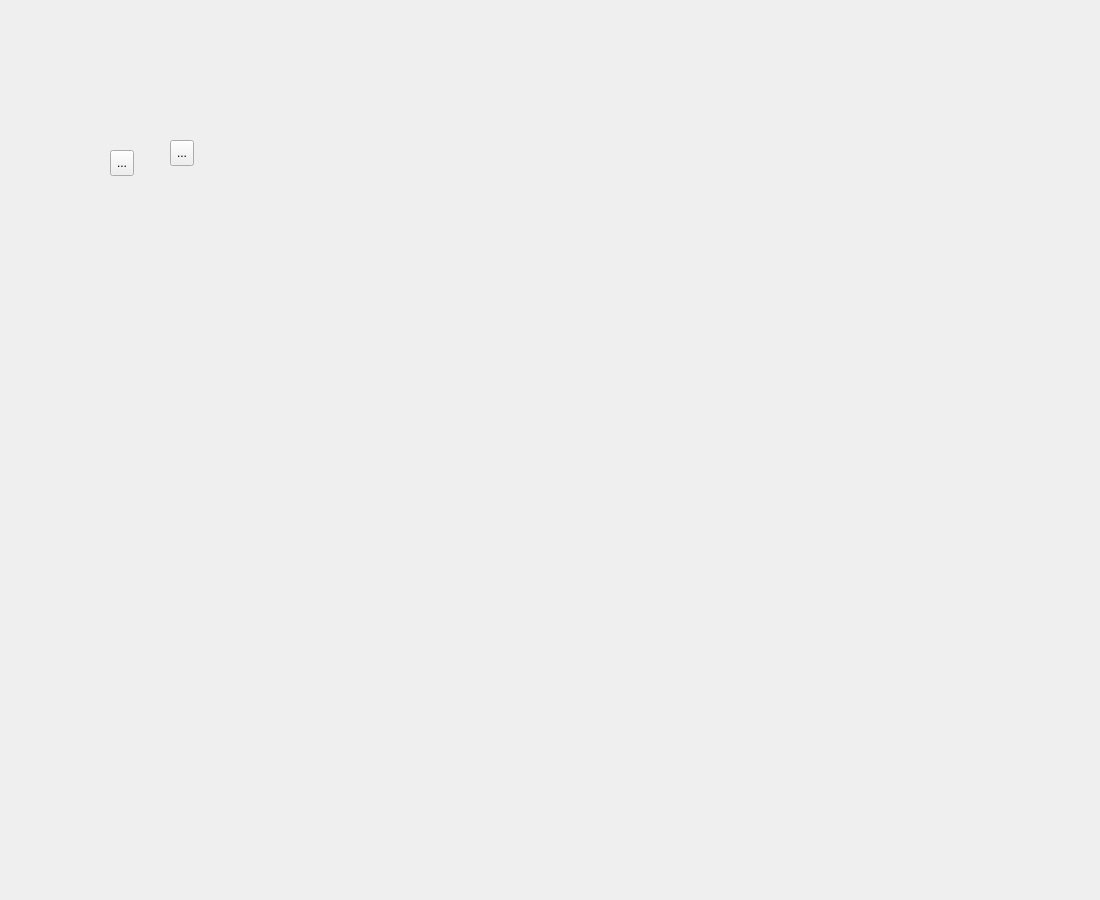
<?xml version="1.0" encoding="UTF-8"?>
<ui version="4.0">
 <class>home</class>
 <widget class="QMainWindow" name="home">
  <property name="geometry">
   <rect>
    <x>0</x>
    <y>0</y>
    <width>1100</width>
    <height>900</height>
   </rect>
  </property>
  <property name="maximumSize">
   <size>
    <width>1100</width>
    <height>900</height>
   </size>
  </property>
  <property name="windowTitle">
   <string>MainWindow</string>
  </property>
  <widget class="QWidget" name="centralwidget">
   <widget class="QToolButton" name="toolButton">
    <property name="geometry">
     <rect>
      <x>110</x>
      <y>150</y>
      <width>24</width>
      <height>26</height>
     </rect>
    </property>
    <property name="text">
     <string>...</string>
    </property>
   </widget>
   <widget class="QToolButton" name="toolButton_2">
    <property name="geometry">
     <rect>
      <x>170</x>
      <y>140</y>
      <width>24</width>
      <height>26</height>
     </rect>
    </property>
    <property name="text">
     <string>...</string>
    </property>
   </widget>
  </widget>
 </widget>
 <resources/>
 <connections/>
</ui>
